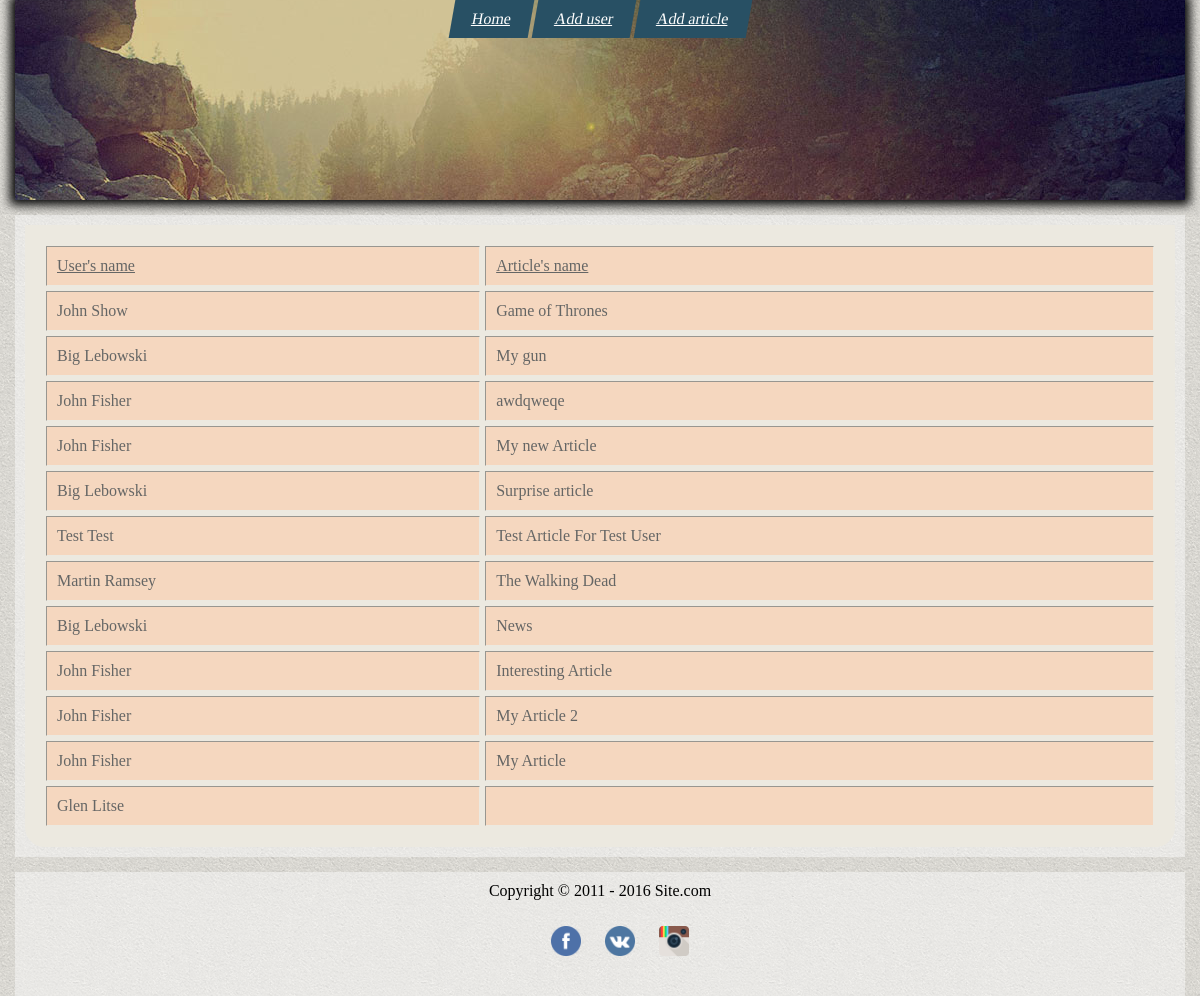
The page / on the database its author committed.
### tables this page shows
CREATE TABLE IF NOT EXISTS `articles` (
  `id` int(11) NOT NULL,
  `user_id` int(10) unsigned NOT NULL,
  `title` varchar(100) NOT NULL
);

CREATE TABLE IF NOT EXISTS `users` (
  `id` int(11) NOT NULL,
  `name` varchar(50) NOT NULL,
  `lastname` varchar(50) NOT NULL
);

### lib/db.php (called while the page is built, shortened)
<?php
class DB{
    private $dbHost     = "localhost";
    private $dbUsername = "root";
    private $dbPassword = "";
    private $dbName     = "company";
    public function __construct(){
        if(!isset($this->db)){
            try{
                $conn = new PDO("mysql:host=".$this->dbHost.";dbname=".$this->dbName, $this->dbUsername, $this->dbPassword);
                $conn -> setAttribute(PDO::ATTR_ERRMODE, PDO::ERRMODE_EXCEPTION);
                $this->db = $conn;
            }catch(PDOException $e){
                die("Failed to connect with MySQL: " . $e->getMessage());
            }
        }
    }
}

### index.php (the view, shortened to what this page needs)
<?php
include 'lib/DB.php';
$db = new DB();
$sql = "SELECT * FROM `users` as t1 LEFT JOIN `articles` as t2 ON t1.id = t2.user_id ORDER BY t2.id DESC";
$query = $db->db->prepare($sql);
$query->execute();
$articles = $query->fetchAll(PDO::FETCH_ASSOC);
?>
<body>
    <div id="app">
        <table border>
            <tr>
                <td><u>User's name</u></td>
                <td><u>Article's name</u></td>
            </tr>
                <?php
                    foreach ($articles as $article)
                    {
                        echo '<tr><td>'.$article['name'].' '.$article['lastname'].'</td>';
                        echo '<td>'.$article['title'].'</td></tr>';
                    }
                ?>
        </table>
    </div>
</body>
</html>

### css/style.css (style rules this page uses)
html, body { margin:0 auto; padding:0; background: url('../img/bg.png'); font-family: 'Playfair Display SC', serif; width: 1170px; max-width:100%; }
header { height: 200px; background-color: #25B33f; margin:0 auto; position: relative; background: url('../img/header.jpg') no-repeat; background-position: center; box-shadow: 0px 0px 10px 5px black; }
#app { margin: 15px auto; height: auto; background: rgba(250,250,250,.5); padding:10px; }
nav ul { list-style: none; margin: 0; padding: 0; text-align: center; }
nav li { display: inline-block; margin: 0 5px; transition: all 0.3s; }
nav a { display: block; color: #285064; transition: all 0.3s; }
nav span { display: block; }
nav li { margin: 0; transform: skewX(-10deg); }
nav a { padding: 10px 20px; color: #fff; background-color: #285064; }
table { text-align: left; border-collapse: separate; border-spacing: 5px; background: #ECE9E0; color: #656665; border: 16px solid #ECE9E0; width: 100%; border-bottom-left-radius: 20px; border-bottom-right-radius: 20px; }
td { background: #F5D7BF; padding: 10px; }
footer { margin: 0 auto; height: auto; background: rgba(250,250,250,.5); padding:10px; text-align: center; }
.social li { list-style: none; padding:10px; display:inline-block; }
.social img { width:30px; height:auto; -webkit-transition: all .3s; transition: all .3s; }

### rows shown on the page
articles: user.name "John", user.lastname "Show", title "Game of Thrones"
articles: user.name "Big", user.lastname "Lebowski", title "My gun"
articles: user.name "John", user.lastname "Fisher", title "awdqweqe"
articles: user.name "John", user.lastname "Fisher", title "My new Article"
articles: user.name "Big", user.lastname "Lebowski", title "Surprise article"
articles: user.name "Test", user.lastname "Test", title "Test Article For Test User"
articles: user.name "Martin", user.lastname "Ramsey", title "The Walking Dead"
articles: user.name "Big", user.lastname "Lebowski", title "News"
articles: user.name "John", user.lastname "Fisher", title "Interesting Article"
articles: user.name "John", user.lastname "Fisher", title "My Article 2"
articles: user.name "John", user.lastname "Fisher", title "My Article"
users: name "Glen", lastname "Litse"
